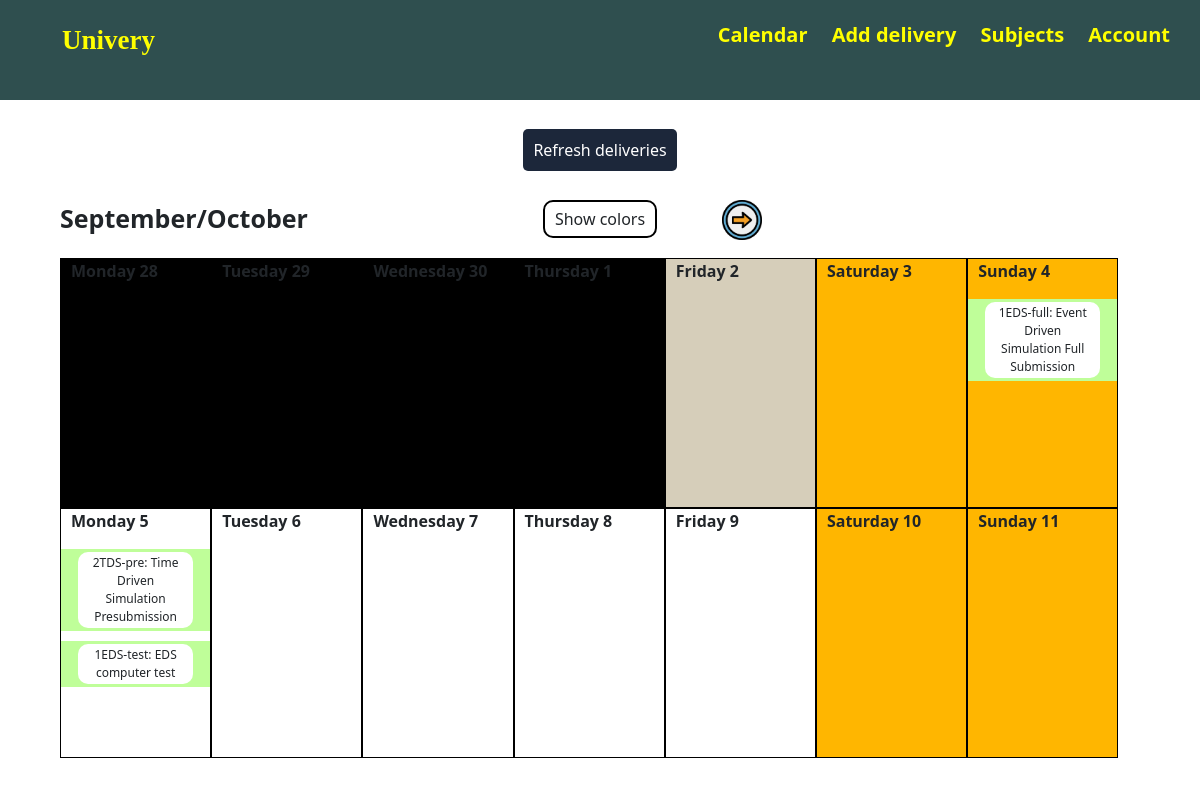
The app's page /calendar (signed in), older data.
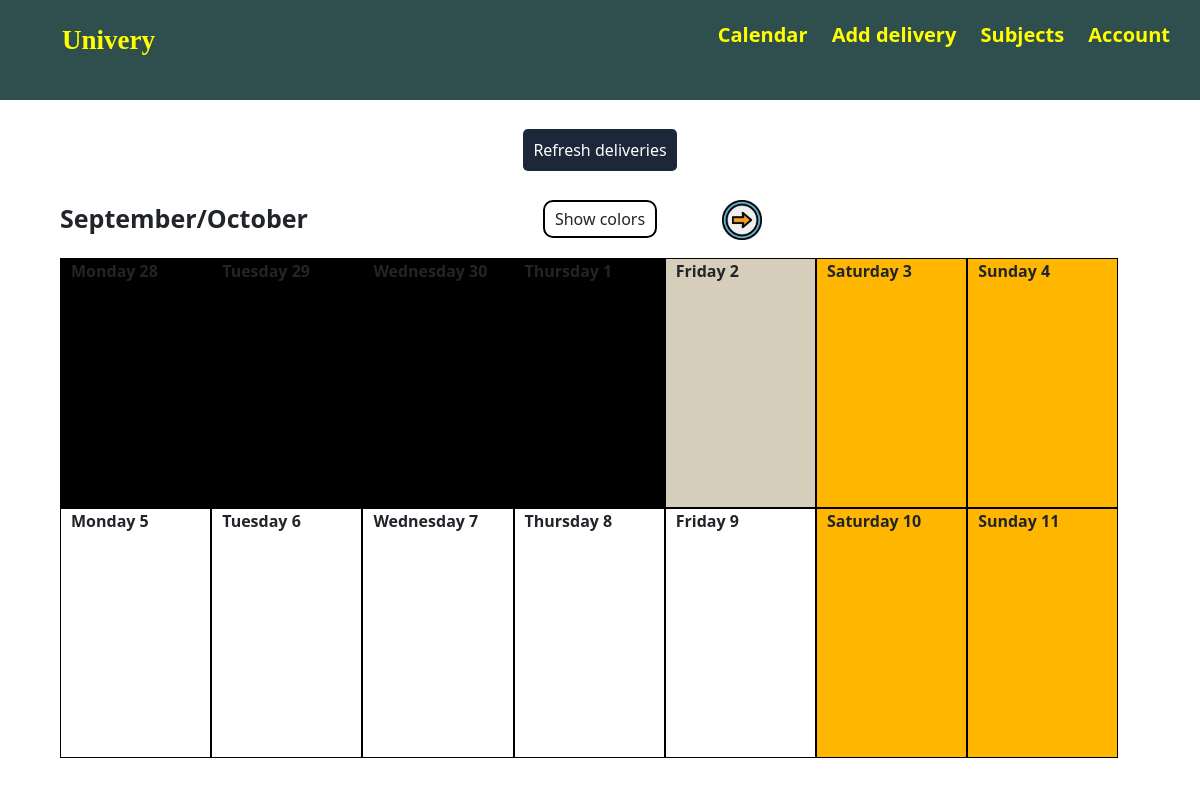
The same page, newer data.
### app/models.py (models this page shows, shortened)
class Delivery(db.Model):
    id = db.Column(db.Integer, primary_key=True)
    identification = db.Column(db.String(15), nullable=False, default=0)
    name = db.Column(db.String(80), nullable=False)
    description = db.Column(db.String(1000))
    toDate = db.Column(db.DateTime, nullable=True)
    toDateStr = db.Column(db.String(20), nullable=True)
    url = db.Column(db.String(300), nullable=True)
    hasEnded = db.Column(db.Boolean, nullable=False, default=False)
    subject_id = db.Column(db.String(15), db.ForeignKey('subject.identification'), nullable=False)
    users = db.relationship("UserDelivery", back_populates="delivery")

### app/deliveries/routes.py (the view)
@deliveries.route("/calendar")
@deliveries.route("/calendar/<int:n>")
@login_required
def calendar(n=0):
    days, month = get_days(14, n)
    return render_template('delivery/calendar.html', title="Calendar",
        days=days, month=month, view=n)

### app/deliveries/utils.py (called while the page is built)
def get_days(ndays, view):
    today = datetime.strptime('2-10-2020', '%d-%m-%Y')
    first_day = today - timedelta(days=today.weekday()) # Current week's Monday
    first_day += timedelta(days=ndays*view)             # Go back/forward view weeks
    days, months = [], set()
    for i in range(0, ndays):
        i_day = first_day + timedelta(days=i)
        months.add(i_day.strftime("%B"))
        elements = {
            'deliveries':[(
                    ud.delivery,
                    USbySubject(ud.delivery.subject_id)
                ) for ud in UDnotDone() if ud.delivery.toDateStr == str(i_day.date())
            ] if i_day >= today else [],
            'day': i_day.strftime("%A") + " " + str(i_day.day),
            'color': day_color(today, i_day)}
        days.append(elements)
    return days, "/".join(list(months))

def day_color(today, iday):
    if iday == today:
        return '#d6ceba'    # Color for today
    elif iday.weekday() > 4:
        return '#ffb600'    # Color for weekend
    elif iday < today:
        return '#000'       # Color for past
    else:
        return '#fff'       # Color for future

### app/templates/delivery/calendar.html (shortened to what this page needs)
{% extends "home.html" %}
{% block deliveries %}
<div class="calendar">
    <p class="month-name">{{month}}</p>
    <div class="colors-calendar">
        <a style="float: right;" href="{{url_for('deliveries.calendar', n=view+1)}}">
            <img width="40px" height="40px" src="/static/web_pics/next.png" alt=""></a>
        <p class="colors-calendar-content" id="colors-btn">Show colors</p>
    </div>
    {% for day in days %}
    <div class="day" style="background-color: {{day['color']}};">
        <p class="day-corner">{{day['day']}}</p>
        {% for delivery, subject in day['deliveries'] %}
        <div class="day-element" onclick="openPopup([
                    '{{delivery.name}}',
                    '{{delivery.description}}',
                    '{{delivery.toDate}}',
                    '{{delivery.url}}',
                    'Done',
                    '{{subject.subject.name}}',
                    '{{subject.subject.identification}}',
                    '{{delivery.id}}'
                    ], '{{request.endpoint}}')" style="
                        background-color: {{subject.color}};
                        border:3px solid {{subject.color}};">
            <p class="day-element-name small-font">{{delivery.name}}</p>
        </div>
        {% endfor %}
    </div>
    {% endfor %}
</div>
{% endblock deliveries %}

Row changes from the older to the newer data that the page shows:
no longer on this page (row edited): Delivery: name "1EDS-full: Event Driven Simulation Full Submission", shown under "Sunday 4"
no longer on this page (row edited): Delivery: name "2TDS-pre: Time Driven Simulation Presubmission", shown under "Monday 5"
no longer on this page (row edited): Delivery: name "1EDS-test: EDS computer test", shown under "Monday 5"
